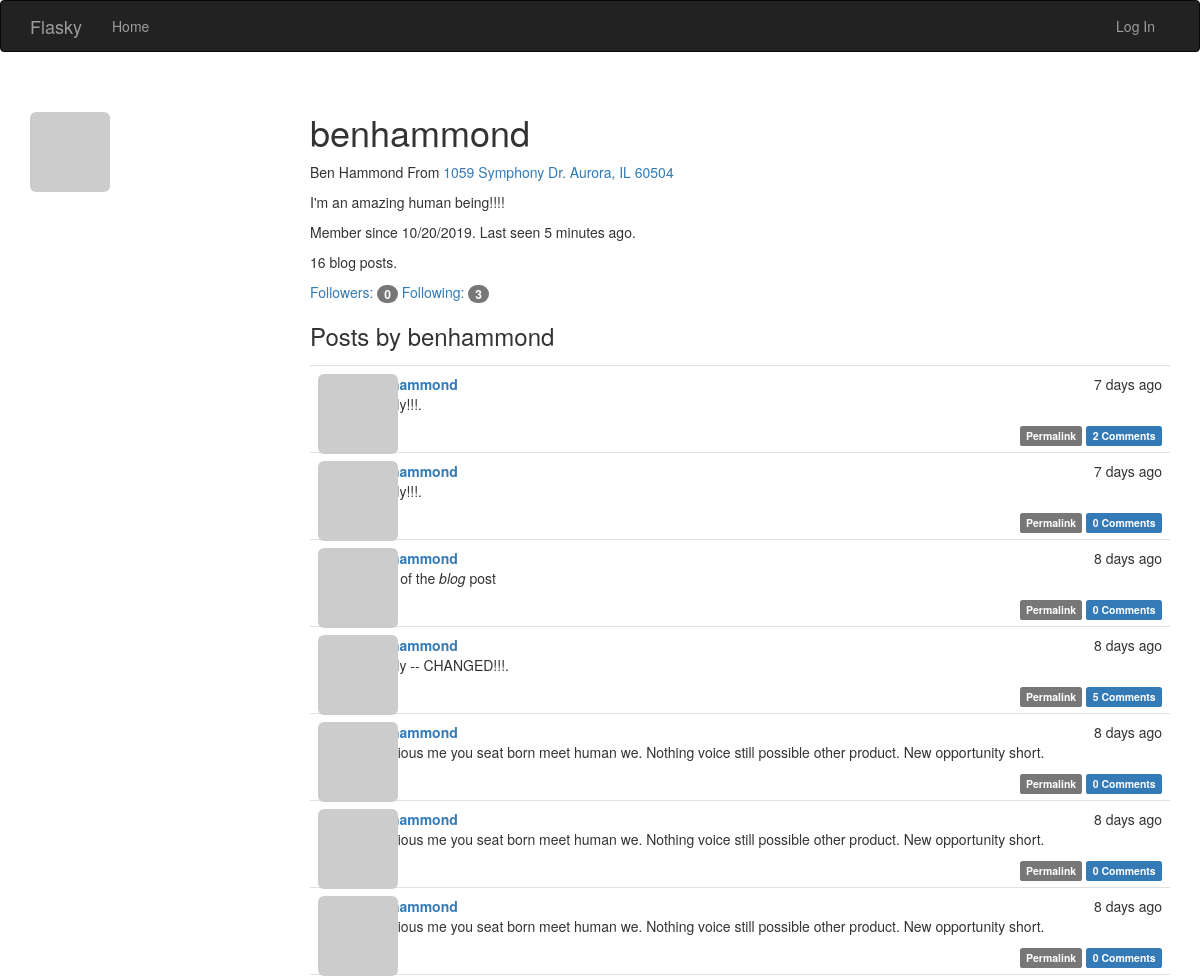
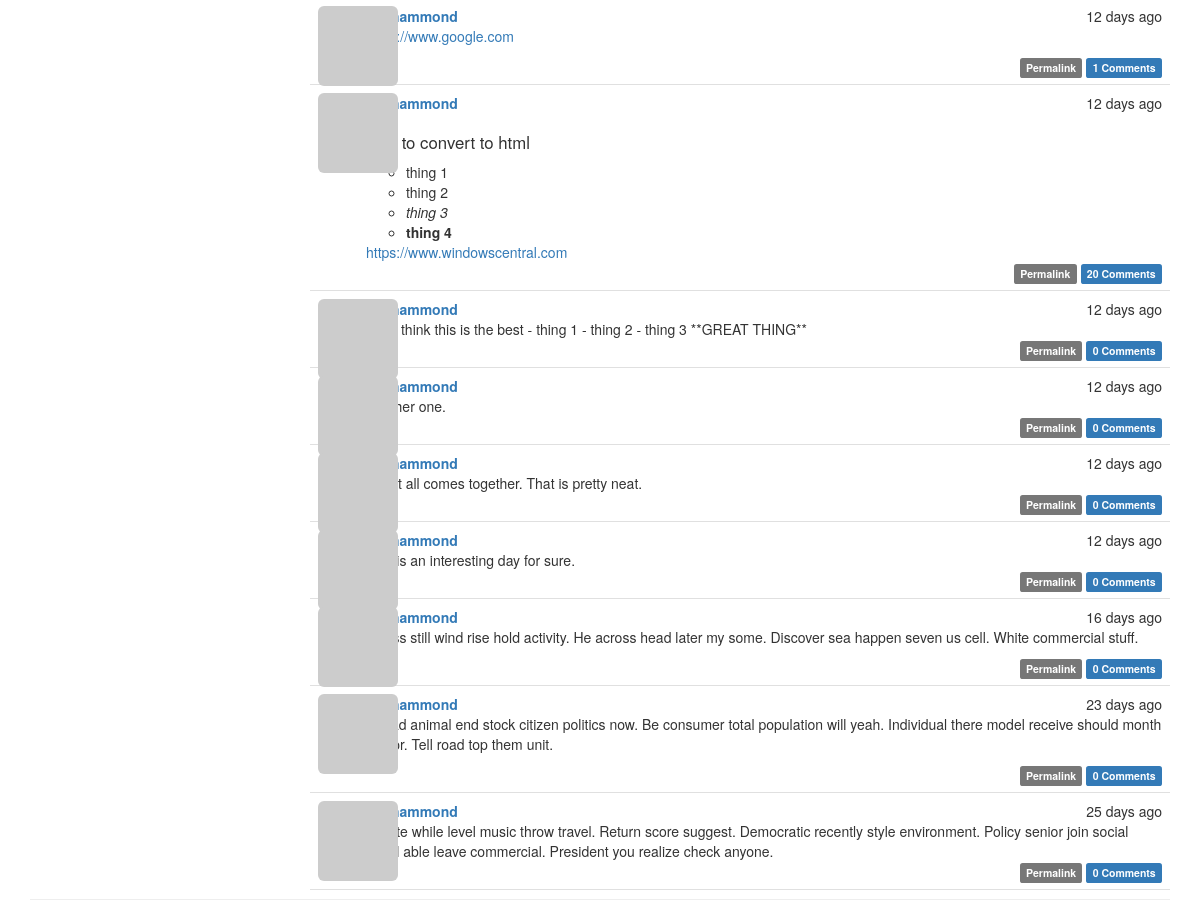
The page /user/benhammond on the database its author committed (2 pictures, top to bottom).
### app/models.py (models this page shows, shortened)
class User(UserMixin, db.Model):
    __tablename__ = 'users'
    id = db.Column(db.Integer, primary_key=True)
    email = db.Column(db.String(64), unique=True, index=True)
    username = db.Column(db.String(64), unique=True, index=True)
    role_id = db.Column(db.Integer, db.ForeignKey('roles.id'))
    password_hash = db.Column(db.String(128))
    confirmed = db.Column(db.Boolean, default=False)
    name = db.Column(db.String(64))
    location = db.Column(db.String(64))
    about_me = db.Column(db.Text())
    member_since = db.Column(db.DateTime(), default=datetime.utcnow)
    last_seen = db.Column(db.DateTime(), default=datetime.utcnow)
    avatar_hash = db.Column(db.String(32))
    posts = db.relationship('Post', backref='author', lazy='dynamic')
    followed = db.relationship('Follow',
                               foreign_keys=[Follow.follower_id],
                               backref=db.backref('follower', lazy='joined'),
                               lazy='dynamic',
                               cascade='all, delete-orphan')
    followers = db.relationship('Follow',
                                foreign_keys=[Follow.followed_id],
                                backref=db.backref('followed', lazy='joined'),
                                lazy='dynamic',
                                cascade='all, delete-orphan')
    comments = db.relationship('Comment', backref='author', lazy='dynamic')
    @property
    def password(self):
        raise AttributeError('password is not a readable attribute')
    def gravatar_hash(self):
        return hashlib.md5(self.email.lower().encode('utf-8')).hexdigest()
    def gravatar(self, size=100, default='identicon', rating='g'):
        url = 'https://secure.gravatar.com/avatar'
        hash = self.avatar_hash or self.gravatar_hash()
        return '{url}/{hash}?s={size}&d={default}&r={rating}'.format(
                url=url, hash=hash, size=size, default=default, rating=rating)

class Post(db.Model):
    __tablename__ = 'posts'
    id = db.Column(db.Integer, primary_key=True)
    body = db.Column(db.Text)
    timestamp = db.Column(db.DateTime, index=True, default=datetime.utcnow)
    author_id = db.Column(db.Integer, db.ForeignKey('users.id'))
    body_html = db.Column(db.Text)
    comments = db.relationship('Comment', backref='post', lazy='dynamic')

### app/main/views.py (the view)
@main.route('/user/<username>')
def user(username):
    user = User.query.filter_by(username=username).first_or_404()
    posts = user.posts.order_by(Post.timestamp.desc()).all()
    return render_template('user.html', user=user, posts=posts)

### app/auth/views.py (called while the page is built)
@auth.before_app_request
def before_request():
    if current_user.is_authenticated:
        current_user.ping()
        if not current_user.confirmed \
                and request.endpoint \
                and request.blueprint != 'auth' \
                and request.endpoint != 'static':
            return redirect(url_for('auth.unconfirmed'))

### app/main/__init__.py (called while the page is built)
@main.app_context_processor
def inject_permissions():
    return dict(Permission=Permission)

### app/models.py (called while the page is built)
    def can(self, permissions):
        return False

    def is_administrator(self):
        return False

### app/templates/user.html (shortened to what this page needs)
{% extends "base.html" %}
{% import "_macros.html" as macros %}
{% block page_content %}
<div class="page-header">
    <img class="img-rounded profile-thumbnail" src="{{ user.gravatar(size=256) }}">
    <div class="profile-header">
        <h1>{{ user.username }}</h1>
        {% if user.name or user.location %}
        <p>
            {% if user.name %}{{ user.name }}{% endif %}
            {% if user.location %}
                From <a href="http://maps.google.com/?q={{ user.location }}">
                    {{ user.location }}</a>
            {% endif %}
        </p>
        {% endif %}
        {% if user.about_me %}<p>{{ user.about_me }}</p>{% endif %}
        <p>Member since {{ moment(user.member_since).format('L') }}. Last seen {{ moment(user.last_seen).fromNow() }}.</p>
        <p>{{ user.posts.count() }} blog posts.</p>
        <p>
            <a href="{{ url_for('.followers', username=user.username) }}">
                Followers: <span class="badge">{{ user.followers.count() - 1 }}</span>
            </a>
            <a href="{{ url_for('.followed_by', username=user.username) }}">
                Following: <span class="badge">{{ user.followed.count() - 1 }}</span>
            </a>
        </p>
        <h3>Posts by {{ user.username }}</h3>
        {% include '_posts.html' %}
    </div>
</div>
{% endblock %}

### app/templates/base.html (shortened to what this page needs)
{% extends "bootstrap/base.html" %}
{% block head %}
{{ super() }}
<link rel="stylesheet" type="text/css" href="{{ url_for('static', filename='styles.css') }}">
{% endblock %}
{% block navbar %}
<div class="navbar navbar-inverse" role="navigation">
    <div class="container">
        <div class="navbar-header">
            <a class="navbar-brand" href="{{ url_for('main.index') }}">Flasky</a>
        </div>
        <div class="navbar-collapse collapse">
            <ul class="nav navbar-nav">
                <li><a href="{{ url_for('main.index') }}">Home</a></li>
            </ul>
            <ul class="nav navbar-nav navbar-right">
                {% if current_user.is_authenticated %}
                <li class="dropdown">
                    <a href="#" class="dropdown-toggle" data-toggle="dropdown">
                        <img src="{{ current_user.gravatar(size=18) }}">
                        Account <b class="caret"></b>
                    </a>
                    <ul class="dropdown-menu">
                        <li><a href="{{ url_for('auth.change_password') }}">Change Password</a></li>
                        <li><a href="{{ url_for('auth.change_email_request') }}">Change Email</a></li>
                        <li><a href="{{ url_for('auth.logout') }}">Log Out</a></li>
                    </ul>
                </li>
                {% else %}
                <li><a href="{{ url_for('auth.login') }}">Log In</a></li>
                {% endif %}
            </ul>
        </div>
    </div>
</div>
{% endblock %}
{% block content %}
<div class="container">
    {% block page_content %}{% endblock %}
</div>
{% endblock %}

### app/templates/_posts.html (shortened to what this page needs)
<ul class="posts">
    {% for post in posts %}
        <li class="post">
            <div class="profile-thumbnail">
                <a href="{{ url_for('.user', username=post.author.username) }}">
                    <img class="img-rounded profile-thumbnail" src="{{ post.author.gravatar(size=40) }}">
                </a>
            </div>
            <div class="post-content">
                <div class="post-date">{{ moment(post.timestamp).fromNow() }}</div>
                <div class="post-author"><a href="{{ url_for('.user', username=post.author.username) }}">{{ post.author.username }}</a></div>
                <div class="post-body">
                    {% if post.body_html %}
                        {{ post.body_html | safe }}
                    {% else %}
                        {{ post.body }}
                    {% endif %}
                </div>
                <div class="post-footer">
                    <a href="{{ url_for('.post', id=post.id) }}">
                        <span class="label label-default">Permalink</span>
                    </a>
                    <a href="{{ url_for('.post', id=post.id) }}#comments">
                        <span class="label label-primary">{{ post.comments.count() }} Comments</span>
                    </a>
                </div>
            </div>
        </li>
    {% endfor %}
</ul>

### app/static/styles.css (style rules this page uses)
.profile-thumbnail { position: absolute; }
.profile-header { min-height: 260px; margin-left: 280px; }
ul.posts { list-style-type: none; padding: 0px; margin: 16px 0px 0px 0px; border-top: 1px solid #e0e0e0; }
ul.posts li.post { padding: 8px; border-bottom: 1px solid #e0e0e0; }
div.post-date { float: right; }
div.post-author { font-weight: bold; }
div.post-content { margin-left: 48px; min-height: 48px; }
div.post-footer { text-align: right; }
.post-body h3 { font-size: 120%; }

### rows shown on the page
User: username "benhammond", name "Ben Hammond", location "1059 Symphony Dr. Aurora, IL 60504", about_me "I'm an amazing human being!!!!", member_since "10/20/2019", last_seen "5 minutes ago"
Post: timestamp "7 days ago", author.username "benhammond", comments.count "2"
Post: timestamp "7 days ago", author.username "benhammond", comments.count "0"
Post: timestamp "8 days ago", author.username "benhammond", body_html "body of the blog post", comments.count "0"
Post: timestamp "8 days ago", author.username "benhammond", body_html "Finally -- CHANGED!!!.", comments.count "5"
Post: timestamp "8 days ago", author.username "benhammond", body_html "Religious me you seat born meet human we. Nothing voice still possible other product. New opportunity short.", comments.count "0"
Post: timestamp "8 days ago", author.username "benhammond", body_html "Religious me you seat born meet human we. Nothing voice still possible other product. New opportunity short.", comments.count "0"
Post: timestamp "8 days ago", author.username "benhammond", body_html "Religious me you seat born meet human we. Nothing voice still possible other product. New opportunity short.", comments.count "0"
Post: timestamp "12 days ago", author.username "benhammond", body_html "https://www.google.com", comments.count "1"
Post: timestamp "12 days ago", author.username "benhammond", body_html "Test to convert to html thing 1 thing 2 thing 3 thing 4 https://www.windowscentral.com", comments.count "20"
Post: timestamp "12 days ago", author.username "benhammond", body "### I think this is the best - thing 1 - thing 2 - thing 3 **GREAT THING**", comments.count "0"
Post: timestamp "12 days ago", author.username "benhammond", body "Another one.", comments.count "0"
Post: timestamp "12 days ago", author.username "benhammond", body "And it all comes together. That is pretty neat.", comments.count "0"
Post: timestamp "12 days ago", author.username "benhammond", body "This is an interesting day for sure.", comments.count "0"
Post: timestamp "16 days ago", author.username "benhammond", body_html "Guess still wind rise hold activity. He across head later my some. Discover sea happen seven us cell. White commercial stuff.", comments.count "0"
Post: timestamp "23 days ago", author.username "benhammond", body_html "Ahead animal end stock citizen politics now. Be consumer total population will yeah. Individual there model receive should month doctor. Tell road top them unit.", comments.count "0"
Post: timestamp "25 days ago", author.username "benhammond", body "Minute while level music throw travel. Return score suggest. Democratic recently style environment. Policy senior join social detail able leave commercial. President you realize check anyone.", comments.count "0"

### other values the page prints
{{ user.posts.count() }} "16"
{{ user.followers.count() - 1 }} "0"
{{ user.followed.count() - 1 }} "3"
